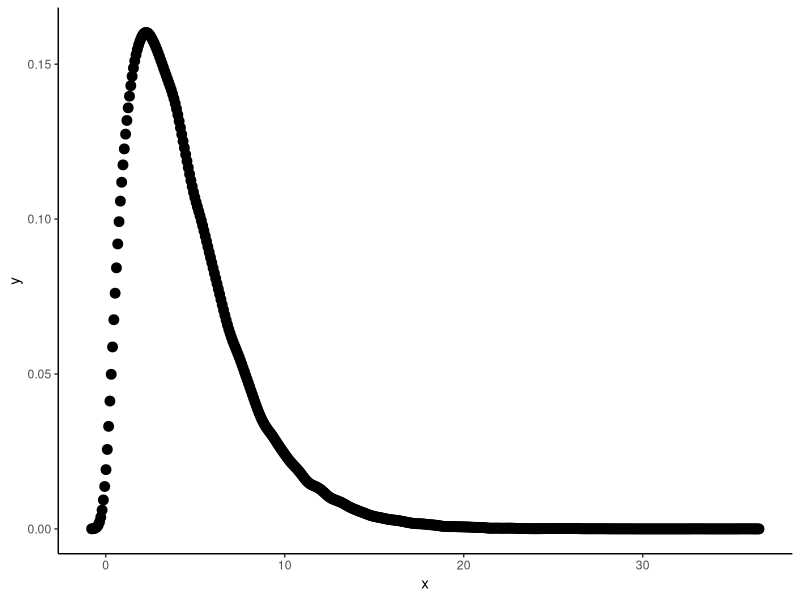

Reproduce this figure in R.
#!/usr/bin/env Rscript

library(ggplot2)
library(MASS)

mean = 4.58
stdedev = 3.24

variance = stdedev*stdedev

# mean = alpha * beta
# variance = alpha * beta ^2

# m = a*b
# a = m/b

# v = a * b^2
# v = (m/b) * b^2
# v = m*b
# b = v/m

betha = variance/mean
alpha = (mean*mean) / variance

print(alpha)
print(betha)

# print("p")
# p = (1:9)/10
# p

# print("qg")
# qg = qgamma(p, shape = alpha, scale=betha)
# qg

# print("pg")
# pg = pgamma(qg, shape = alpha, scale = betha)
# pg

pdf(file=paste0("teste-incubation.pdf"), width=11)

#curve(dgamma(x, shape=alpha, scale=betha), main="Gamma distribution")

x = rgamma(100000, shape=alpha, scale=betha)

den <- density(x)

dat <- data.frame(x = den$x, y = den$y)

# Plot density as points

ggplot(data = dat, aes(x = x, y = y)) + 
  geom_point(size = 3) +
  theme_classic()
